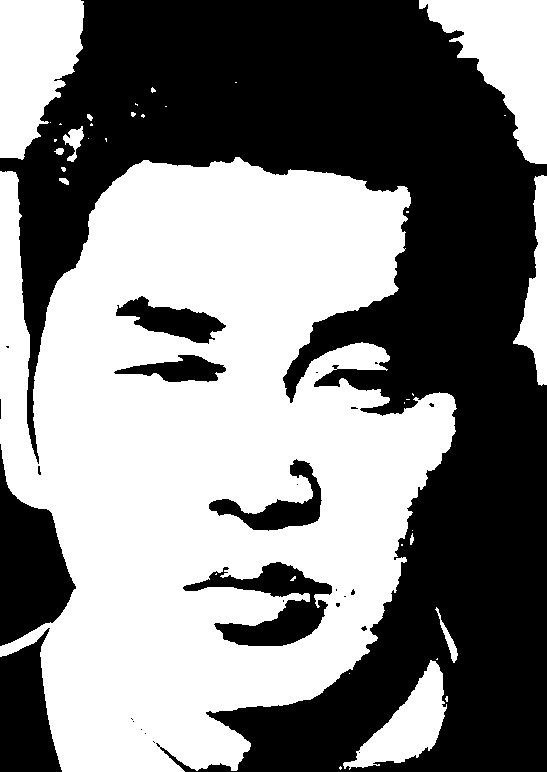
#> input picture 명노아/jungjae2.png, 547 x 772 px
$ jupyter execute --allow-errors '07_feature_character_이정재.ipynb'
#> lines starting #> are read from the running program, lines starting #| are printed output that depends on the picture; after the words box and inside, x2 and y2 are one past the last pixel; in counts of white or black regions, pixels touching at a corner belong together
[cell 1]
import pandas as pd
import numpy as np
from konlpy.tag import Komoran
from wordcloud import WordCloud
import matplotlib.pyplot as plt
import koreanize_matplotlib
from PIL import Image

#> (a cell that did not finish here is left out)

[cell 3]
from konlpy.tag import Komoran
from collections import Counter

# 데이터 토큰화 및 단어 사전 구축
def build_vocab(corpus, n_vocab, special_tokens):
    counter = Counter()
    for tokens in corpus:
        counter.update(tokens)
    vocab = special_tokens
    for token, count in counter.most_common(n_vocab):
        vocab.append(token)
    return counter


#> (the rest of this cell did not finish here and is left out)

#> (a cell that did not finish here is left out)

[cell 5]
from wordcloud import WordCloud
import matplotlib.pyplot as plt

# 이미지 로드
image_mask = np.array(Image.open("jungjae2.png"))  # 이미지 경로를 적절히 변경하세요.
#> image_mask is the input picture: shape (772, 547); 51% white; 27 black regions (18 under 20 px), largest, box (x1, y1, x2, y2) and area: (0, 0, 547, 772) 180451, (0, 444, 76, 646) 8328, (0, 628, 62, 772) 6002

# 이미지를 워드클라우드에 적용
#> (the rest of this cell did not finish here and is left out)

[cell 6]
import cv2
import numpy as np
import matplotlib.pyplot as plt

blk_size = 9        # 블럭 사이즈
C = 5               # 차감 상수
img = cv2.imread('./jungjae.png', cv2.IMREAD_GRAYSCALE) # 그레이 스케일로  읽기
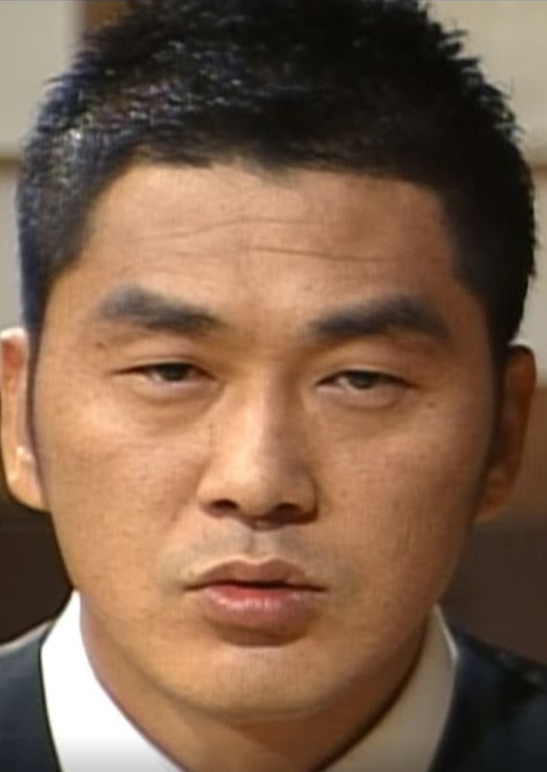
#> input picture 명노아/jungjae.png, 547 x 772 px
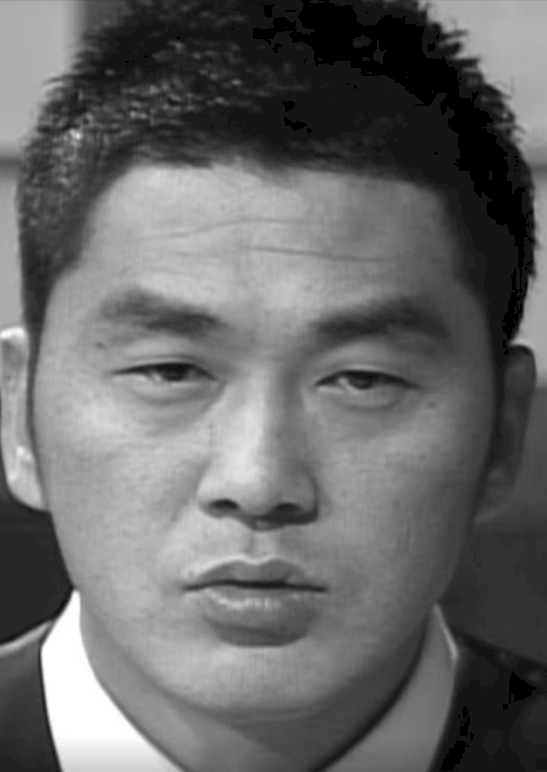
#> img: shape (772, 547); min 0, max 255, mean 104.7

ret, th1 = cv2.threshold(img, 0, 255, cv2.THRESH_BINARY | cv2.THRESH_OTSU)
#> ret = 103

cv2.imwrite('jungjae2.png', th1)

th2 = cv2.adaptiveThreshold(img, 255, cv2.ADAPTIVE_THRESH_MEAN_C,\
                                      cv2.THRESH_BINARY, blk_size, C)
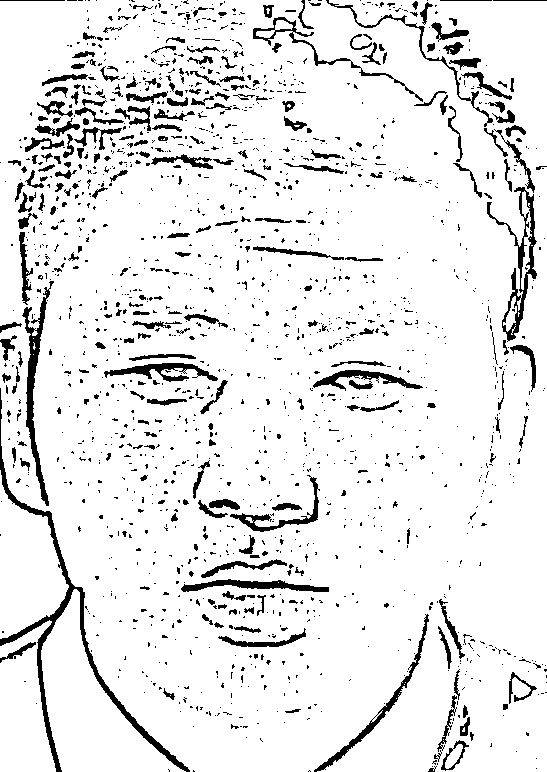
#> th2: shape (772, 547); 91.1% white; 1690 black regions (1427 under 20 px), largest, box (x1, y1, x2, y2) and area: (0, 388, 190, 772) 3317, (22, 281, 54, 506) 1530, (487, 187, 537, 342) 1520
th3 = cv2.adaptiveThreshold(img, 255, cv2.ADAPTIVE_THRESH_GAUSSIAN_C, \
                                     cv2.THRESH_BINARY, blk_size, C)
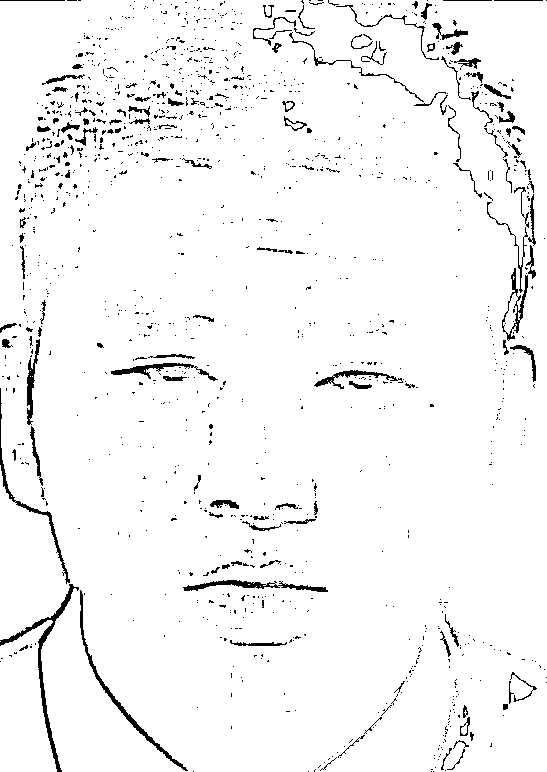
#> th3: shape (772, 547); 96.2% white; black in thin lines or dots

imgs = {'Original': img, 'Global-Otsu:%d'%ret:th1, \
        'Adapted-Mean':th2, 'Adapted-Gaussian': th3}
for i, (k, v) in enumerate(imgs.items()):
    plt.subplot(2,2,i+1)
    plt.title(k)
    plt.imshow(v,'gray')
    plt.xticks([]),plt.yticks([])
#> this loop made 4 passes
#> k on passes 1 to 4: 'Original', 'Global-Otsu:103', 'Adapted-Mean', 'Adapted-Gaussian'

plt.show()
